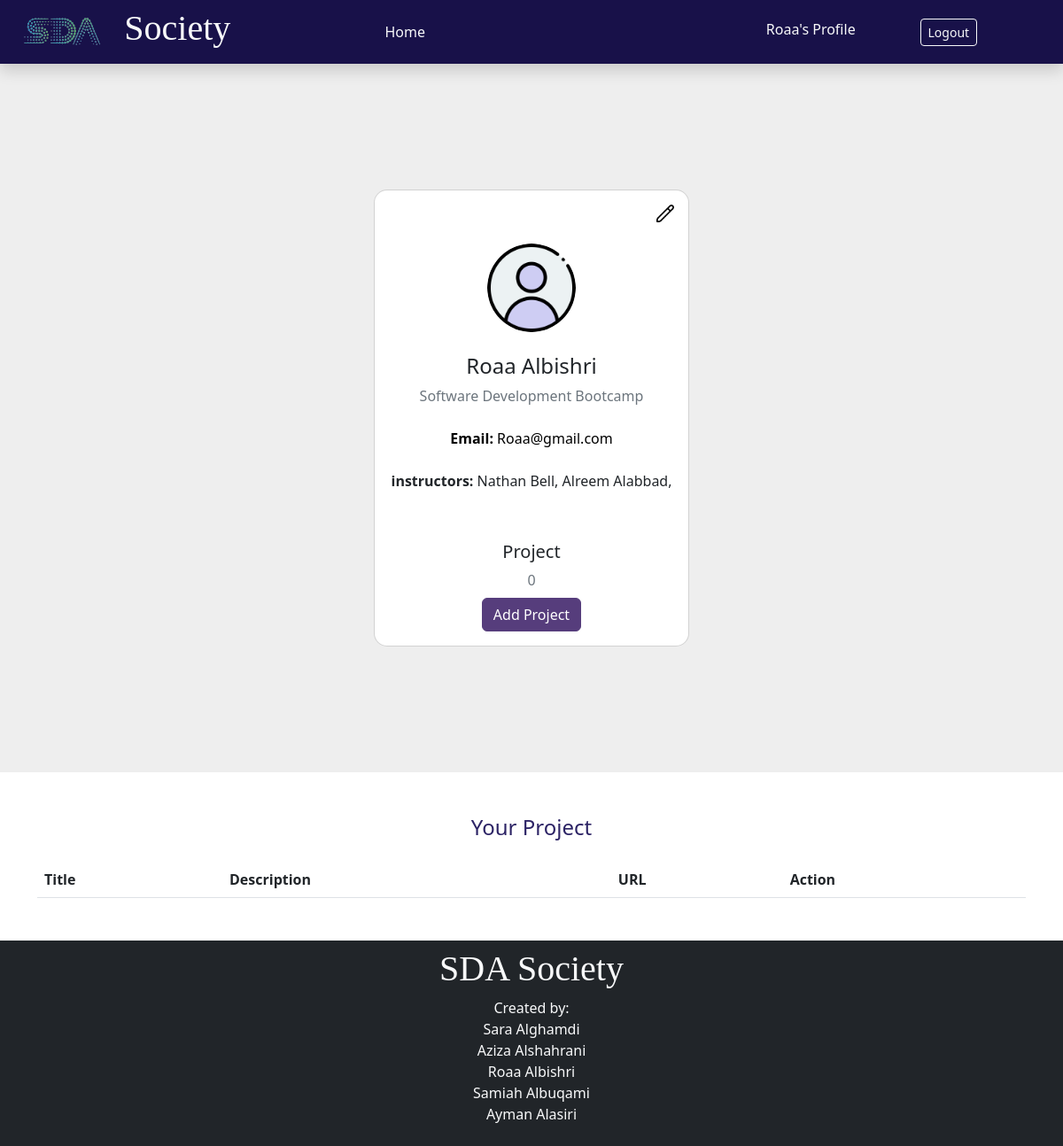
/profile (signed in), run on the app's committed database.
### App/models.py (models this page shows)
class Student(models.Model):
    fname = models.CharField(max_length=255)
    lname = models.CharField(max_length=255)
    email = models.CharField(max_length=255)
    password = models.CharField(max_length=255)
    bootcamp= models.ForeignKey(Bootcamp, related_name='students' ,on_delete=models.CASCADE)
    created_at = models.DateTimeField(auto_now_add=True)
    updated_at = models.DateTimeField(auto_now=True)
    objects= StudentManager()

class Bootcamp(models.Model):
    title = models.CharField(max_length=255)
    desc = models.TextField()
    img = models.ImageField(upload_to='files/covers')
    created_at = models.DateTimeField(auto_now_add=True)
    updated_at = models.DateTimeField(auto_now=True)

class instructor(models.Model):
    name = models.CharField(max_length=255)
    bootcamp=models.ForeignKey(Bootcamp, related_name='instructors',on_delete=models.CASCADE)

### App/views.py (the view)
# urls.py: path('profile', views.profile),
def profile(request):
    if not 'student_id' in request.session:
        return redirect('/')
    context = {
        'bootcamp' : Bootcamp.objects.all(),
        "student" : Student.objects.get(id=request.session['student_id'])
    }
    return render(request, "student/profile.html", context)

### App/templates/student/profile.html (shortened to what this page needs)
<!DOCTYPE html>
<html lang="en">
    <head>
    {% load static %}
    <link rel="stylesheet" href="https://cdn.jsdelivr.net/npm/bootstrap@5.2.0-beta1/dist/css/bootstrap.rtl.min.css">
</head>
<body>
    <div class="navbar sticky-top navbar navbar-expand-xs navbar-dark navbar-rounded shadow p-2 px-4 " style="background: #181149;">
        <div class="d-flex row " style="align-items:center;">
            <img class="col-4" src="{% static '/logo-removebg-preview.png' %}" width="90" alt="" >
            <h1 class="col-4 text-light" style="font-family:cairo;">Society</h1>
        </div>
        <div class="col-4">
            <ul class="nav">
                <li class="nav-item col-4">
                    <a class="nav-link active text-light" href="home_student">Home</a>
                </li>
            </ul>
        </div>
        <div class="col-4">
            <div class="d-flex justify-content-evenly">
                <a class="nav-link text-light" href="/profile">{{student.fname}}'s Profile</a>
                <a href="/logout" class="btn btn-outline-light btn-sm">Logout</a>
            </div>
        </div>
    </div>
    <section class="vh-100" style="background-color: #eee;">
        <div class="container py-5 h-100">
            <div class="row d-flex justify-content-center align-items-center h-100">
                <div class="col-md-12 col-xl-4">
                    <div class="card" style="border-radius: 15px;">
                        <div class="card-body text-center">
                            <a class=" mb-4 d-flex justify-content-md-end" href="/go_edit_profile"><img src="{% static '/pencil.png' %}" width="20px" alt="Edit"> </a>
                            <div class="mt-3 mb-4">
                                <img src="{% static '/user.png' %}"
                                class="rounded-circle img-fluid" style="width: 100px;" />
                            </div>
                            <h4 class="mb-2">{{student.fname}} {{student.lname}}</h4>
                            <p class="text-muted mb-4">{{student.bootcamp.title}}
                                <p class="text-black mb-4"> <strong>Email: </strong> {{student.email}}
                            <div class="mb-4 pb-2">
                                <span><strong>instructors:</strong>
                                    {% for instructor in student.bootcamp.instructors.all %}
                                    {{instructor.name}},
                                </span>
                                    {% endfor %}
                            </div>
                            <div class="d-flex justify-content-center text-center mt-5 mb-2">
                                <div>
                                <p class="mb-2 h5 text-center">Project</p>
                                <p class="text-muted mb-0">{{student.projects.all|length}}</p>
                                </div>
                            </div>
                            <a class="btn btn-secondary " role="button" href="go_add_project">Add Project</a>
                        </div>
                    </div>
                </div>
            </div>
        </div>
</section>
    <div class="container ">
        <div class="my-5">
            <h4 class="my-4 d-flex justify-content-center" style="color: #2c2365;">Your Project </h4>
            <table class="table table-hover">
                <thead>
                    <tr>
                        <th scope="col">Title</th>
                        <th scope="col">Description</th>
                        <th scope="col">URL</th>
                        <th scope="col">Action</th>
                    </tr>
                </thead>
            </table>
        </div>
    </div>
    <footer class="bg-dark text-light p-2">
        <section id="contact" class="site-footer">
            <div class="container">
                <div class="row m-b-lg ">
                    <div class="col-lg-12 text-center">
                        <h1 class="contact-us" style="font-family:cairo;">SDA Society</h1>
                    </div>
                </div>
                </div>
                <div class="row">
                    <div class=" col-lg-12 text-center m-t-lg m-b-lg ">
                        <p class="copy-right fw-lighter"><strong> Created by:</strong><br/>
                            Sara Alghamdi <br/>
                            Aziza Alshahrani<br/>
                            Roaa Albishri <br/>
                            Samiah Albuqami<br/>
                            Ayman Alasiri<br/>
                        </p>
                    </div>
                </div>
        </section>
    </footer>
</body>
</html>

### App/templates/student/profile.html (style rules this page uses)
.btn-secondary { color: #fff; background-color: #563d7c; border-color: #563d7c; }

### data on the page
Student: fname "Roaa", lname "Albishri", bootcamp "Software Development Bootcamp", email "Roaa@gmail.com", projects.all|length "0"
instructor: name "Nathan Bell"
instructor: name "Alreem Alabbad"
